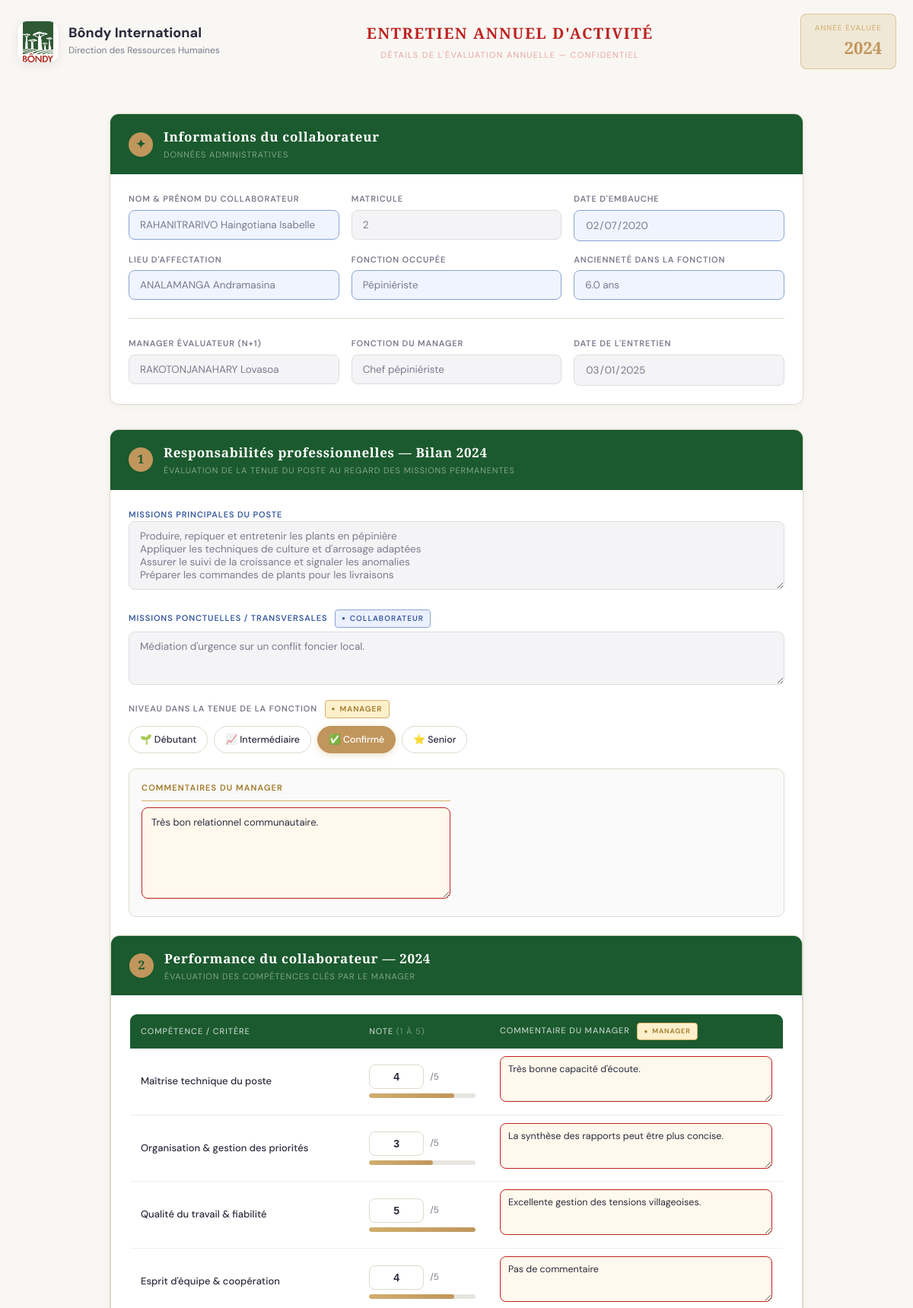
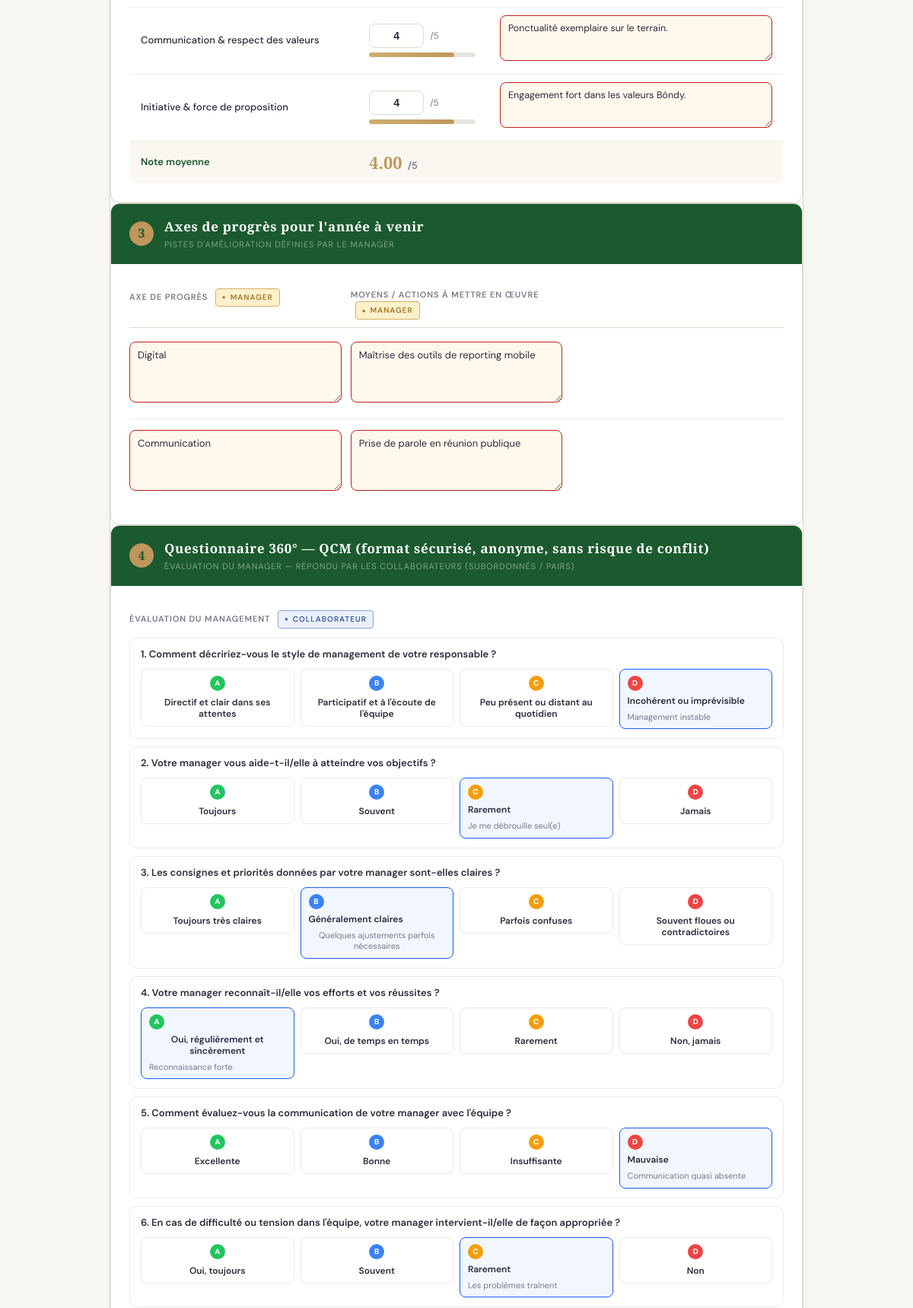
The app's page /entretien_detail.php?id=1 (upper part) with its own data (2 pictures, top to bottom).
### tables this page shows
CREATE TABLE note_performance (
  id           int(10) NOT NULL AUTO_INCREMENT, 
  id_entretien int(10) NOT NULL, 
  num_question int(10) NOT NULL, 
  note         int(10) NOT NULL, 
  commentaire  text,
  PRIMARY KEY (id));

CREATE TABLE axe_progres (
  id           int(10) NOT NULL AUTO_INCREMENT, 
  id_entretien int(10) NOT NULL, 
  label        varchar(255) NOT NULL, 
  description  text NOT NULL, 
  PRIMARY KEY (id));

### entretien_detail.php (the view, shortened to what the rows shown need)
<?php
try {
    $db = getConnection();
    $id = $_GET['id'] ?? null;
    $sql_note = "SELECT num_question, note, commentaire FROM note_performance WHERE id_entretien = :id ORDER BY num_question ASC";
    $stmt_note = $db->prepare($sql_note);
    $stmt_note->execute(['id' => $id]);
    $notesData = $stmt_note->fetchAll();
    $notes = [];
    foreach ($notesData as $row) {
        $notes[$row['num_question']] = [
            'note' => $row['note'],
            'commentaire' => $row['commentaire']
        ];
    }
    $sql_axe = "SELECT * from axe_progres WHERE id_entretien = :id ORDER BY id ASC";
    $stmt_axe = $db->prepare($sql_axe);
    $stmt_axe->execute(['id' => $id]);
    $axes = $stmt_axe->fetchAll();
} catch (\Throwable $th) {
    die('Erreur lors de la récupération de l\'entretien : ' . $th->getMessage());
}
?>
<!DOCTYPE html>
<html lang="fr">
<head>
  <link rel="stylesheet" href="style.css">
</head>
<body>
  <header class="header">
  <div class="header-title">
    <h1>Entretien Annuel d'Activité</h1>
  </div>
</header>
  <form id="eaa-form">
    <div class="form-body">
      <div class="section">
      <div class="section">
        <div class="section-body">
          <table class="perf-table">
            <thead>
              <tr>
                <th style="width:35%">Compétence / Critère</th>
                <th style="width:20%">Note <span style="color:rgba(255,255,255,0.4);font-weight:400;">(1 à 5)</span>
                </th>
                <th>Commentaire du manager <span class="role-tag manager" style="font-size:9px;">Manager</span></th>
              </tr>
            </thead>
            <tbody id="perf-rows">
              <tr>
                <td>
                  <div class="score-input">
                    <input type="number" name="perf_1_note" value="<?= $notes['1']['note'] ?? '0' ?>" readonly>
                    <span class="unit">/5</span>
                  </div>
                </td>
                <td><textarea name="perf_1_comment"
                    style="min-height:60px;border:1.5px solid var(--manager-border);background:var(--manager-bg);border-radius:8px;padding:8px 10px;font-family:inherit;font-size:12.5px;width:100%;resize:vertical;color:var(--text);"
                    readonly><?= $notes['1']['commentaire'] ?? 'Pas de commentaire' ?></textarea></td>
              </tr>
              <tr>
                <td>
                  <div class="score-input">
                    <input type="number" name="perf_2_note" value="<?= $notes['2']['note'] ?? '0' ?>" readonly>
                    <span class="unit">/5</span>
                  </div>
                </td>
                <td><textarea name="perf_2_comment"
                    style="min-height:60px;border:1.5px solid var(--manager-border);background:var(--manager-bg);border-radius:8px;padding:8px 10px;font-family:inherit;font-size:12.5px;width:100%;resize:vertical;color:var(--text);"
                    readonly><?= $notes['2']['commentaire'] ?? 'Pas de commentaire' ?></textarea></td>
              </tr>
              <tr>
                <td>
                  <div class="score-input">
                    <input type="number" name="perf_3_note" value="<?= $notes['3']['note'] ?? '0' ?>" readonly>
                    <span class="unit">/5</span>
                  </div>
                </td>
                <td><textarea name="perf_3_comment"
                    style="min-height:60px;border:1.5px solid var(--manager-border);background:var(--manager-bg);border-radius:8px;padding:8px 10px;font-family:inherit;font-size:12.5px;width:100%;resize:vertical;color:var(--text);"
                    readonly><?= $notes['3']['commentaire'] ?? 'Pas de commentaire' ?></textarea></td>
              </tr>
              <tr>
                <td>
                  <div class="score-input">
                    <input type="number" name="perf_5_note" value="<?= $notes['5']['note'] ?? '0' ?>" readonly>
                    <span class="unit">/5</span>
                  </div>
                </td>
                <td><textarea name="perf_5_comment"
                    style="min-height:60px;border:1.5px solid var(--manager-border);background:var(--manager-bg);border-radius:8px;padding:8px 10px;font-family:inherit;font-size:12.5px;width:100%;resize:vertical;color:var(--text);"
                    readonly><?= $notes['5']['commentaire'] ?? 'Pas de commentaire' ?></textarea></td>
              </tr>
              <tr>
                <td>
                  <div class="score-input">
                    <input type="number" name="perf_6_note" value="<?= $notes['6']['note'] ?? '0' ?>" readonly>
                    <span class="unit">/5</span>
                  </div>
                </td>
                <td><textarea name="perf_6_comment"
                    style="min-height:60px;border:1.5px solid var(--manager-border);background:var(--manager-bg);border-radius:8px;padding:8px 10px;font-family:inherit;font-size:12.5px;width:100%;resize:vertical;color:var(--text);"
                    readonly><?= $notes['6']['commentaire'] ?? 'Pas de commentaire' ?></textarea></td>
              </tr>
            </tbody>
          </table>
        </div>
      </div>
      <div class="section">
        <div class="section-body">
          <div>
            <div id="axes-container">
              <?php foreach ($axes as $axe) { ?>
                <div class="axe-row">
                  <div><textarea name="axe_<?= $axe['id'] ?>"
                      style="min-height:80px;border:1.5px solid var(--manager-border);background:var(--manager-bg);border-radius:8px;padding:8px 10px;font-family:inherit;font-size:13px;width:100%;resize:vertical;color:var(--text);"
                      readonly><?= $axe['label'] ?></textarea>
                  </div>
                  <div><textarea name="axe_<?= $axe['id'] ?>_moyen"
                      style="min-height:80px;border:1.5px solid var(--manager-border);background:var(--manager-bg);border-radius:8px;padding:8px 10px;font-family:inherit;font-size:13px;width:100%;resize:vertical;color:var(--text);"
                      readonly><?= $axe['description'] ?></textarea>
                  </div>
                </div>
              <?php } ?>
            </div>
          </div>
        </div>
      </div>
    </div>
  </form>
</body>
</html>

### records on screen
note_performance: perf_1_note "4", perf_1_comment "Très bonne capacité d'écoute."
note_performance: perf_2_note "3", perf_2_comment "La synthèse des rapports peut être plus concise."
note_performance: perf_3_note "5", perf_3_comment "Excellente gestion des tensions villageoises."
note_performance: perf_5_note "4", perf_5_comment "Ponctualité exemplaire sur le terrain."
note_performance: perf_6_note "4", perf_6_comment "Engagement fort dans les valeurs Bôndy."
axe_progres: axe_1 "Digital", axe_1_moyen "Maîtrise des outils de reporting mobile"
axe_progres: axe_2 "Communication", axe_2_moyen "Prise de parole en réunion publique"
